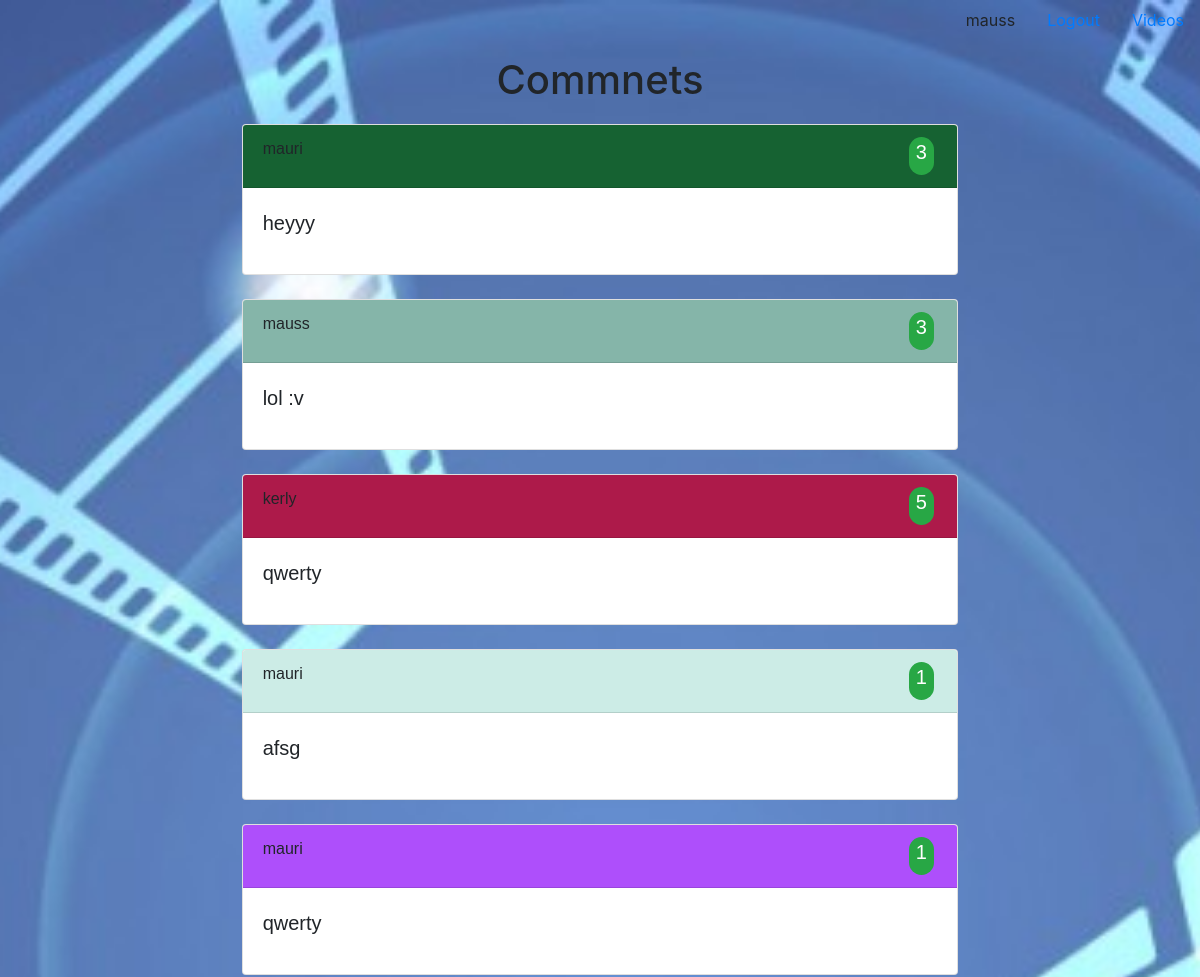
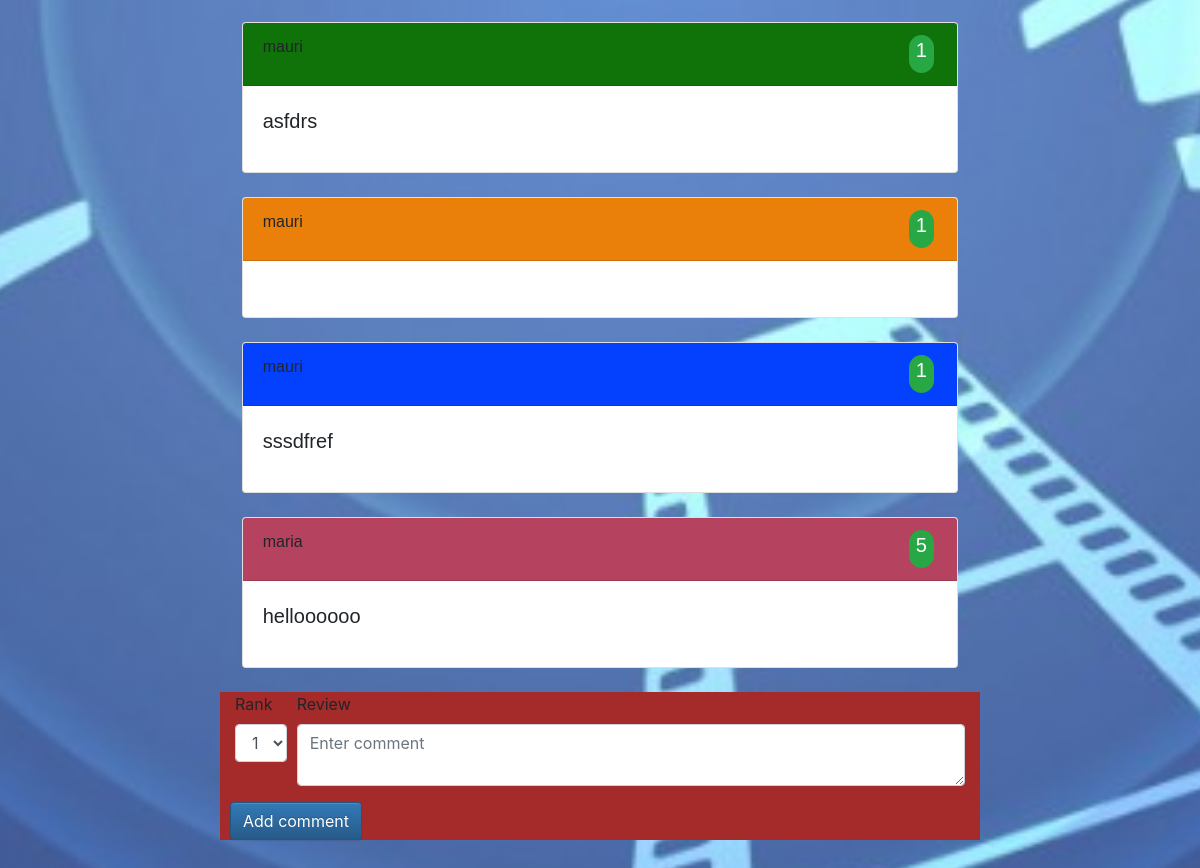
The page /comments/ (signed in) on the database its author committed (2 pictures, top to bottom).
### comedia/models.py (models this page shows)
class Comment(models.Model):
    user_id = models.CharField(null=False, max_length=60)
    rank = models.IntegerField(null=False)
    comment = models.CharField(null=True, max_length=300)

### comedia/views.py (the view, shortened to what this page needs)
# urls.py: path("comments/", views.AddComment, name="comments")
def AddComment(request):
    if (request.user.get_username()):
        comments = models.Comment.objects.all()
        colors = []
        for i in comments:
            colors.append(ColorRandom())
        context = {
            "Comments": zip(colors, comments)
        }
        return render(request, "orders/comment.html", context)
    else:
        return redirect("/login/")

### comedia/views.py (called while the page is built)
def ColorRandom():
    a = "0123456789ABCDEF"
    c = "#"
    for i in range(6):
        c += a[(randint(0, 250)*randint(0, 250)+randint(0, 500)) % 16]
    return c

### comedia/templates/orders/comment.html (shortened to what this page needs)
{% extends "orders/layout.html" %} {% block title %} Carrito {% endblock %} {% block header %}
<ul class="nav justify-content-end nav-pills">
    <li class="nav-item">
        <p class="nav-link">{{user.get_username}}</p>
    </li>
    <li class="nav-item">
        <a class="nav-link" href="{% url 'logout' %}" id="salir">Logout</a>
    </li>
    <li class="nav-item">
        <a class="nav-link" href="{% url 'videos' %}" id="">Videos</a>
    </li>
</ul>
{% endblock %} {% block body %} {% load staticfiles %}
<div class="container">
    <div align="center">
        <h1>Commnets </h1>
    </div>
    <div class="row">
        <div class="col-md">
        </div>
        <div class="col-md-10">
            <div class="table-wrapper-scroll-y my-custom-scrollbar">
                <table class="table table-borderless">
                    <tbody>
                        {% for color,comentario in Comments %}
                        <tr>
                            <td>
                                <div class="container">
                                    <div class="row justify-content-center">
                                        <div class="col-10">
                                            <div class="card">
                                                <div class="card-header" style="background-color:{{color}};">
                                                    <div class="row">
                                                        <div class="col-md-11">
                                                            {{comentario.user_id}}
                                                        </div>
                                                        <div class="col-md-1">
                                                            <span class="badge badge-success badge-pill">
                                                                <h5>
                                                                    {{comentario.rank}}
                                                                </h5>
                                                            </span>
                                                        </div>
                                                    </div>
                                                </div>
                                                <div class="card-body">
                                                    <blockquote class="blockquote mb-0">
                                                        <p>{{comentario.comment}}</p>
                                                    </blockquote>
                                                </div>
                                            </div>
                                        </div>
                                    </div>
                                </div>
                            </td>
                        </tr>
                        {% endfor %}
                    </tbody>
                </table>
            </div>
        </div>
        <div class="col-md">
        </div>
    </div>
    <div class="row">
        <br>
    </div>
    <div class="row">
        <div class="col-md">
        </div>
        <div class="col-md-8" style="background-color: brown;">
            <form action="" method="POST">
                <div class="form-row">
                    <div class="form-group col-md-1">
                        <label for="rank">Rank</label>
                        <select class="form-control" id="rank" name="rank">
                                    <option value = 1>1</option>
                                </select>
                    </div>
                    <div class="form-group col-md-11">
                        <label for="comment">Review</label>
                        <textarea type="text" class="form-control" name="comment" id="comment" placeholder="Enter comment"></textarea>
                    </div>
                    <button class="btn btn-primary" type="submit" id="boton">Add comment</button>
                </div>
            </form>
        </div>
        <div class="col-md">
        </div>
    </div>
</div>
{% endblock %}

### comedia/templates/orders/layout.html (shortened to what this page needs)
{% load static %}
<!DOCTYPE html>
<html>
<head>
    <link rel="stylesheet" href="https://stackpath.bootstrapcdn.com/bootstrap/4.3.1/css/bootstrap.min.css">
    <link rel="stylesheet" href="//maxcdn.bootstrapcdn.com/bootstrap/3.2.0/css/bootstrap-theme.min.css">
    <link rel="stylesheet" href="{% static 'css/style1.css' %}">
    <link rel="stylesheet" href="{% static 'css/style2.css' %}">
</head>
<body>
    <header>
        {% block header %} {% endblock %}
    </header>
    {% block body%} {% endblock body%}
</body>
</html>

### comedia/static/css/style1.css (style rules this page uses)
table { font-family: arial, sans-serif; border-collapse: collapse; width: 80%; }

### comedia/static/css/style2.css (style rules this page uses)
table { font-family: arial, sans-serif; border-collapse: collapse; width: 80%; margin-bottom: 2%; }
body { background-image: url(../images/background_videos.jpg); background-position: center center; background-repeat: no-repeat; background-attachment: fixed; background-size: cover; margin-top: 0px; }
.col-10 > .card { opacity: 1; filter: alpha(opacity=100); }

### comedia/templates/orders/comment.html (style rules this page uses)
.my-custom-scrollbar { position: relative; height: 60vh; overflow: auto; }
.table-wrapper-scroll-y { display: block; }

### rows shown on the page
Comment: user_id "mauri", rank "3", comment "heyyy"
Comment: user_id "mauss", rank "3", comment "lol :v"
Comment: user_id "kerly", rank "5", comment "qwerty"
Comment: user_id "mauri", rank "1", comment "afsg"
Comment: user_id "mauri", rank "1", comment "qwerty"
Comment: user_id "mauri", rank "1", comment "asfdrs"
Comment: user_id "mauri", rank "1"
Comment: user_id "mauri", rank "1", comment "sssdfref"
Comment: user_id "maria", rank "5", comment "helloooooo"

### other values the page prints
{{ user.get_username }} "mauss"
